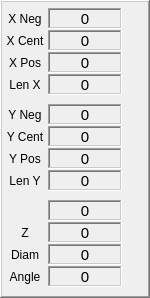
    <widget class="QFrame" name="frame_6">
     <property name="geometry">
      <rect>
       <x>450</x>
       <y>0</y>
       <width>150</width>
       <height>298</height>
      </rect>
     </property>
     <property name="frameShape">
      <enum>QFrame::WinPanel</enum>
     </property>
     <property name="frameShadow">
      <enum>QFrame::Raised</enum>
     </property>
     <widget class="QLabel" name="lab_ang">
      <property name="geometry">
       <rect>
        <x>4</x>
        <y>266</y>
        <width>42</width>
        <height>21</height>
       </rect>
      </property>
      <property name="text">
       <string>Angle</string>
      </property>
      <property name="alignment">
       <set>Qt::AlignCenter</set>
      </property>
     </widget>
     <widget class="QLabel" name="lab_xn">
      <property name="geometry">
       <rect>
        <x>4</x>
        <y>8</y>
        <width>42</width>
        <height>21</height>
       </rect>
      </property>
      <property name="text">
       <string>X Neg</string>
      </property>
      <property name="alignment">
       <set>Qt::AlignCenter</set>
      </property>
     </widget>
     <widget class="QLabel" name="lab_xc">
      <property name="geometry">
       <rect>
        <x>4</x>
        <y>30</y>
        <width>42</width>
        <height>21</height>
       </rect>
      </property>
      <property name="text">
       <string>X Cent</string>
      </property>
      <property name="alignment">
       <set>Qt::AlignCenter</set>
      </property>
     </widget>
     <widget class="QLabel" name="lab_diam">
      <property name="geometry">
       <rect>
        <x>4</x>
        <y>244</y>
        <width>42</width>
        <height>21</height>
       </rect>
      </property>
      <property name="text">
       <string>Diam</string>
      </property>
      <property name="alignment">
       <set>Qt::AlignCenter</set>
      </property>
     </widget>
     <widget class="QLabel" name="lab_z">
      <property name="geometry">
       <rect>
        <x>4</x>
        <y>222</y>
        <width>42</width>
        <height>21</height>
       </rect>
      </property>
      <property name="text">
       <string>Z</string>
      </property>
      <property name="alignment">
       <set>Qt::AlignCenter</set>
      </property>
     </widget>
     <widget class="QLabel" name="lab_ly">
      <property name="geometry">
       <rect>
        <x>4</x>
        <y>170</y>
        <width>42</width>
        <height>21</height>
       </rect>
      </property>
      <property name="text">
       <string>Len Y</string>
      </property>
      <property name="alignment">
       <set>Qt::AlignCenter</set>
      </property>
     </widget>
     <widget class="QLabel" name="lab_yc">
      <property name="geometry">
       <rect>
        <x>4</x>
        <y>126</y>
        <width>42</width>
        <height>21</height>
       </rect>
      </property>
      <property name="text">
       <string>Y Cent</string>
      </property>
      <property name="alignment">
       <set>Qt::AlignCenter</set>
      </property>
     </widget>
     <widget class="QLabel" name="lab_xp">
      <property name="geometry">
       <rect>
        <x>4</x>
        <y>52</y>
        <width>42</width>
        <height>21</height>
       </rect>
      </property>
      <property name="text">
       <string>X Pos</string>
      </property>
      <property name="alignment">
       <set>Qt::AlignCenter</set>
      </property>
     </widget>
     <widget class="QLabel" name="lab_yn">
      <property name="geometry">
       <rect>
        <x>4</x>
        <y>104</y>
        <width>42</width>
        <height>21</height>
       </rect>
      </property>
      <property name="text">
       <string>Y Neg</string>
      </property>
      <property name="alignment">
       <set>Qt::AlignCenter</set>
      </property>
     </widget>
     <widget class="QLabel" name="lab_lx">
      <property name="geometry">
       <rect>
        <x>4</x>
        <y>74</y>
        <width>42</width>
        <height>21</height>
       </rect>
      </property>
      <property name="text">
       <string>Len X</string>
      </property>
      <property name="alignment">
       <set>Qt::AlignCenter</set>
      </property>
     </widget>
     <widget class="QLabel" name="lab_yp">
      <property name="geometry">
       <rect>
        <x>4</x>
        <y>148</y>
        <width>42</width>
        <height>21</height>
       </rect>
      </property>
      <property name="text">
       <string>Y Pos</string>
      </property>
      <property name="alignment">
       <set>Qt::AlignCenter</set>
      </property>
     </widget>
     <widget class="QLabel" name="status_a">
      <property name="geometry">
       <rect>
        <x>48</x>
        <y>266</y>
        <width>74</width>
        <height>21</height>
       </rect>
      </property>
      <property name="font">
       <font>
        <pointsize>11</pointsize>
       </font>
      </property>
      <property name="frameShape">
       <enum>QFrame::WinPanel</enum>
      </property>
      <property name="frameShadow">
       <enum>QFrame::Sunken</enum>
      </property>
      <property name="text">
       <string>0</string>
      </property>
      <property name="alignment">
       <set>Qt::AlignCenter</set>
      </property>
     </widget>
     <widget class="QLabel" name="status_xp">
      <property name="geometry">
       <rect>
        <x>48</x>
        <y>52</y>
        <width>74</width>
        <height>21</height>
       </rect>
      </property>
      <property name="font">
       <font>
        <pointsize>11</pointsize>
       </font>
      </property>
      <property name="frameShape">
       <enum>QFrame::WinPanel</enum>
      </property>
      <property name="frameShadow">
       <enum>QFrame::Sunken</enum>
      </property>
      <property name="text">
       <string>0</string>
      </property>
      <property name="alignment">
       <set>Qt::AlignCenter</set>
      </property>
     </widget>
     <widget class="QLabel" name="status_d">
      <property name="geometry">
       <rect>
        <x>48</x>
        <y>244</y>
        <width>74</width>
        <height>21</height>
       </rect>
      </property>
      <property name="font">
       <font>
        <pointsize>11</pointsize>
       </font>
      </property>
      <property name="frameShape">
       <enum>QFrame::WinPanel</enum>
      </property>
      <property name="frameShadow">
       <enum>QFrame::Sunken</enum>
      </property>
      <property name="text">
       <string>0</string>
      </property>
      <property name="alignment">
       <set>Qt::AlignCenter</set>
      </property>
     </widget>
     <widget class="QLabel" name="status_xm">
      <property name="geometry">
       <rect>
        <x>48</x>
        <y>8</y>
        <width>74</width>
        <height>21</height>
       </rect>
      </property>
      <property name="font">
       <font>
        <pointsize>11</pointsize>
       </font>
      </property>
      <property name="frameShape">
       <enum>QFrame::WinPanel</enum>
      </property>
      <property name="frameShadow">
       <enum>QFrame::Sunken</enum>
      </property>
      <property name="text">
       <string>0</string>
      </property>
      <property name="alignment">
       <set>Qt::AlignCenter</set>
      </property>
     </widget>
     <widget class="QLabel" name="status_lx">
      <property name="geometry">
       <rect>
        <x>48</x>
        <y>74</y>
        <width>74</width>
        <height>21</height>
       </rect>
      </property>
      <property name="font">
       <font>
        <pointsize>11</pointsize>
       </font>
      </property>
      <property name="frameShape">
       <enum>QFrame::WinPanel</enum>
      </property>
      <property name="frameShadow">
       <enum>QFrame::Sunken</enum>
      </property>
      <property name="text">
       <string>0</string>
      </property>
      <property name="alignment">
       <set>Qt::AlignCenter</set>
      </property>
     </widget>
     <widget class="QLabel" name="status_yp">
      <property name="geometry">
       <rect>
        <x>48</x>
        <y>148</y>
        <width>74</width>
        <height>21</height>
       </rect>
      </property>
      <property name="font">
       <font>
        <pointsize>11</pointsize>
       </font>
      </property>
      <property name="frameShape">
       <enum>QFrame::WinPanel</enum>
      </property>
      <property name="frameShadow">
       <enum>QFrame::Sunken</enum>
      </property>
      <property name="text">
       <string>0</string>
      </property>
      <property name="alignment">
       <set>Qt::AlignCenter</set>
      </property>
     </widget>
     <widget class="QLabel" name="status_xc">
      <property name="geometry">
       <rect>
        <x>48</x>
        <y>30</y>
        <width>74</width>
        <height>21</height>
       </rect>
      </property>
      <property name="font">
       <font>
        <pointsize>11</pointsize>
       </font>
      </property>
      <property name="frameShape">
       <enum>QFrame::WinPanel</enum>
      </property>
      <property name="frameShadow">
       <enum>QFrame::Sunken</enum>
      </property>
      <property name="text">
       <string>0</string>
      </property>
      <property name="alignment">
       <set>Qt::AlignCenter</set>
      </property>
     </widget>
     <widget class="QLabel" name="status_z">
      <property name="geometry">
       <rect>
        <x>48</x>
        <y>222</y>
        <width>74</width>
        <height>21</height>
       </rect>
      </property>
      <property name="font">
       <font>
        <pointsize>11</pointsize>
       </font>
      </property>
      <property name="frameShape">
       <enum>QFrame::WinPanel</enum>
      </property>
      <property name="frameShadow">
       <enum>QFrame::Sunken</enum>
      </property>
      <property name="text">
       <string>0</string>
      </property>
      <property name="alignment">
       <set>Qt::AlignCenter</set>
      </property>
     </widget>
     <widget class="QLabel" name="status_ym">
      <property name="geometry">
       <rect>
        <x>48</x>
        <y>104</y>
        <width>74</width>
        <height>21</height>
       </rect>
      </property>
      <property name="font">
       <font>
        <pointsize>11</pointsize>
       </font>
      </property>
      <property name="frameShape">
       <enum>QFrame::WinPanel</enum>
      </property>
      <property name="frameShadow">
       <enum>QFrame::Sunken</enum>
      </property>
      <property name="text">
       <string>0</string>
      </property>
      <property name="alignment">
       <set>Qt::AlignCenter</set>
      </property>
     </widget>
     <widget class="QLabel" name="status_yc">
      <property name="geometry">
       <rect>
        <x>48</x>
        <y>126</y>
        <width>74</width>
        <height>21</height>
       </rect>
      </property>
      <property name="font">
       <font>
        <pointsize>11</pointsize>
       </font>
      </property>
      <property name="frameShape">
       <enum>QFrame::WinPanel</enum>
      </property>
      <property name="frameShadow">
       <enum>QFrame::Sunken</enum>
      </property>
      <property name="text">
       <string>0</string>
      </property>
      <property name="alignment">
       <set>Qt::AlignCenter</set>
      </property>
     </widget>
     <widget class="QLabel" name="status_ly">
      <property name="geometry">
       <rect>
        <x>48</x>
        <y>170</y>
        <width>74</width>
        <height>21</height>
       </rect>
      </property>
      <property name="font">
       <font>
        <pointsize>11</pointsize>
       </font>
      </property>
      <property name="frameShape">
       <enum>QFrame::WinPanel</enum>
      </property>
      <property name="frameShadow">
       <enum>QFrame::Sunken</enum>
      </property>
      <property name="text">
       <string>0</string>
      </property>
      <property name="alignment">
       <set>Qt::AlignCenter</set>
      </property>
     </widget>
     <widget class="QLabel" name="status_not_used">
      <property name="geometry">
       <rect>
        <x>48</x>
        <y>200</y>
        <width>74</width>
        <height>21</height>
       </rect>
      </property>
      <property name="font">
       <font>
        <pointsize>11</pointsize>
       </font>
      </property>
      <property name="frameShape">
       <enum>QFrame::WinPanel</enum>
      </property>
      <property name="frameShadow">
       <enum>QFrame::Sunken</enum>
      </property>
      <property name="text">
       <string>0</string>
      </property>
      <property name="alignment">
       <set>Qt::AlignCenter</set>
      </property>
     </widget>
    </widget>
